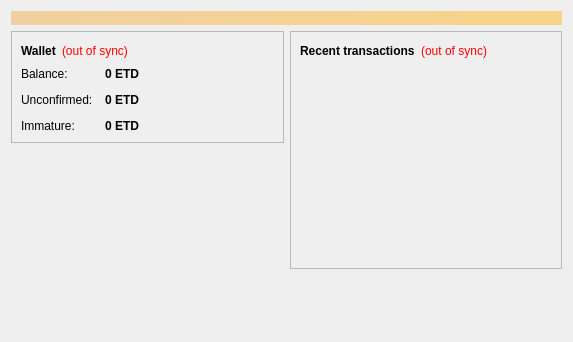
<?xml version="1.0" encoding="UTF-8"?>
<ui version="4.0">
 <class>OverviewPage</class>
 <widget class="QWidget" name="OverviewPage">
  <property name="geometry">
   <rect>
    <x>0</x>
    <y>0</y>
    <width>573</width>
    <height>342</height>
   </rect>
  </property>
  <property name="windowTitle">
   <string>Form</string>
  </property>
  <layout class="QVBoxLayout" name="topLayout">
   <item>
    <widget class="QLabel" name="labelAlerts">
     <property name="visible">
      <bool>false</bool>
     </property>
     <property name="styleSheet">
      <string notr="true">background-color: qlineargradient(x1: 0, y1: 0, x2: 1, y2: 0, stop:0 #F0D0A0, stop:1 #F8D488); color:#000000;</string>
     </property>
     <property name="wordWrap">
      <bool>true</bool>
     </property>
     <property name="margin">
      <number>3</number>
     </property>
    </widget>
   </item>
   <item>
    <layout class="QHBoxLayout" name="horizontalLayout" stretch="1,1">
     <item>
      <layout class="QVBoxLayout" name="verticalLayout_2">
       <item>
        <widget class="QFrame" name="frame">
         <property name="frameShape">
          <enum>QFrame::StyledPanel</enum>
         </property>
         <property name="frameShadow">
          <enum>QFrame::Raised</enum>
         </property>
         <layout class="QVBoxLayout" name="verticalLayout_4">
          <item>
           <layout class="QHBoxLayout" name="horizontalLayout_4">
            <item>
             <widget class="QLabel" name="label_5">
              <property name="font">
               <font>
                <weight>75</weight>
                <bold>true</bold>
               </font>
              </property>
              <property name="text">
               <string>Wallet</string>
              </property>
             </widget>
            </item>
            <item>
             <widget class="QLabel" name="labelWalletStatus">
              <property name="toolTip">
               <string>The displayed information may be out of date. Your wallet automatically synchronizes with the Ethereumgold network after a connection is established, but this process has not completed yet.</string>
              </property>
              <property name="styleSheet">
               <string notr="true">QLabel { color: red; }</string>
              </property>
              <property name="text">
               <string notr="true">(out of sync)</string>
              </property>
              <property name="alignment">
               <set>Qt::AlignLeading|Qt::AlignLeft|Qt::AlignVCenter</set>
              </property>
             </widget>
            </item>
            <item>
             <spacer name="horizontalSpacer_2">
              <property name="orientation">
               <enum>Qt::Horizontal</enum>
              </property>
              <property name="sizeHint" stdset="0">
               <size>
                <width>40</width>
                <height>20</height>
               </size>
              </property>
             </spacer>
            </item>
           </layout>
          </item>
          <item>
           <layout class="QFormLayout" name="formLayout_2">
            <property name="fieldGrowthPolicy">
             <enum>QFormLayout::AllNonFixedFieldsGrow</enum>
            </property>
            <property name="horizontalSpacing">
             <number>12</number>
            </property>
            <property name="verticalSpacing">
             <number>12</number>
            </property>
            <item row="0" column="0">
             <widget class="QLabel" name="label">
              <property name="text">
               <string>Balance:</string>
              </property>
             </widget>
            </item>
            <item row="0" column="1">
             <widget class="QLabel" name="labelBalance">
              <property name="font">
               <font>
                <weight>75</weight>
                <bold>true</bold>
               </font>
              </property>
              <property name="cursor">
               <cursorShape>IBeamCursor</cursorShape>
              </property>
              <property name="toolTip">
               <string>Your current balance</string>
              </property>
              <property name="text">
               <string notr="true">0 ETD</string>
              </property>
              <property name="textInteractionFlags">
               <set>Qt::LinksAccessibleByMouse|Qt::TextSelectableByKeyboard|Qt::TextSelectableByMouse</set>
              </property>
             </widget>
            </item>
            <item row="1" column="0">
             <widget class="QLabel" name="label_3">
              <property name="text">
               <string>Unconfirmed:</string>
              </property>
             </widget>
            </item>
            <item row="1" column="1">
             <widget class="QLabel" name="labelUnconfirmed">
              <property name="font">
               <font>
                <weight>75</weight>
                <bold>true</bold>
               </font>
              </property>
              <property name="cursor">
               <cursorShape>IBeamCursor</cursorShape>
              </property>
              <property name="toolTip">
               <string>Total of transactions that have yet to be confirmed, and do not yet count toward the current balance</string>
              </property>
              <property name="text">
               <string notr="true">0 ETD</string>
              </property>
              <property name="textInteractionFlags">
               <set>Qt::LinksAccessibleByMouse|Qt::TextSelectableByKeyboard|Qt::TextSelectableByMouse</set>
              </property>
             </widget>
            </item>
            <item row="2" column="0">
             <widget class="QLabel" name="labelImmatureText">
              <property name="text">
               <string>Immature:</string>
              </property>
             </widget>
            </item>
            <item row="2" column="1">
             <widget class="QLabel" name="labelImmature">
              <property name="font">
               <font>
                <weight>75</weight>
                <bold>true</bold>
               </font>
              </property>
              <property name="toolTip">
               <string>Mined balance that has not yet matured</string>
              </property>
              <property name="text">
               <string notr="true">0 ETD</string>
              </property>
              <property name="textInteractionFlags">
               <set>Qt::LinksAccessibleByMouse|Qt::TextSelectableByKeyboard|Qt::TextSelectableByMouse</set>
              </property>
             </widget>
            </item>
           </layout>
          </item>
         </layout>
        </widget>
       </item>
       <item>
        <spacer name="verticalSpacer">
         <property name="orientation">
          <enum>Qt::Vertical</enum>
         </property>
         <property name="sizeHint" stdset="0">
          <size>
           <width>20</width>
           <height>40</height>
          </size>
         </property>
        </spacer>
       </item>
      </layout>
     </item>
     <item>
      <layout class="QVBoxLayout" name="verticalLayout_3">
       <item>
        <widget class="QFrame" name="frame_2">
         <property name="frameShape">
          <enum>QFrame::StyledPanel</enum>
         </property>
         <property name="frameShadow">
          <enum>QFrame::Raised</enum>
         </property>
         <layout class="QVBoxLayout" name="verticalLayout">
          <item>
           <layout class="QHBoxLayout" name="horizontalLayout_2">
            <item>
             <widget class="QLabel" name="label_4">
              <property name="text">
               <string>&lt;b&gt;Recent transactions&lt;/b&gt;</string>
              </property>
             </widget>
            </item>
            <item>
             <widget class="QLabel" name="labelTransactionsStatus">
              <property name="toolTip">
               <string>The displayed information may be out of date. Your wallet automatically synchronizes with the Ethereumgold network after a connection is established, but this process has not completed yet.</string>
              </property>
              <property name="styleSheet">
               <string notr="true">QLabel { color: red; }</string>
              </property>
              <property name="text">
               <string notr="true">(out of sync)</string>
              </property>
              <property name="alignment">
               <set>Qt::AlignRight|Qt::AlignTrailing|Qt::AlignVCenter</set>
              </property>
             </widget>
            </item>
            <item>
             <spacer name="horizontalSpacer">
              <property name="orientation">
               <enum>Qt::Horizontal</enum>
              </property>
              <property name="sizeHint" stdset="0">
               <size>
                <width>40</width>
                <height>20</height>
               </size>
              </property>
             </spacer>
            </item>
           </layout>
          </item>
          <item>
           <widget class="QListView" name="listTransactions">
            <property name="styleSheet">
             <string notr="true">QListView { background: transparent; }</string>
            </property>
            <property name="frameShape">
             <enum>QFrame::NoFrame</enum>
            </property>
            <property name="verticalScrollBarPolicy">
             <enum>Qt::ScrollBarAlwaysOff</enum>
            </property>
            <property name="horizontalScrollBarPolicy">
             <enum>Qt::ScrollBarAlwaysOff</enum>
            </property>
            <property name="selectionMode">
             <enum>QAbstractItemView::NoSelection</enum>
            </property>
           </widget>
          </item>
         </layout>
        </widget>
       </item>
       <item>
        <spacer name="verticalSpacer_2">
         <property name="orientation">
          <enum>Qt::Vertical</enum>
         </property>
         <property name="sizeHint" stdset="0">
          <size>
           <width>20</width>
           <height>40</height>
          </size>
         </property>
        </spacer>
       </item>
      </layout>
     </item>
    </layout>
   </item>
  </layout>
 </widget>
 <resources/>
 <connections/>
</ui>
